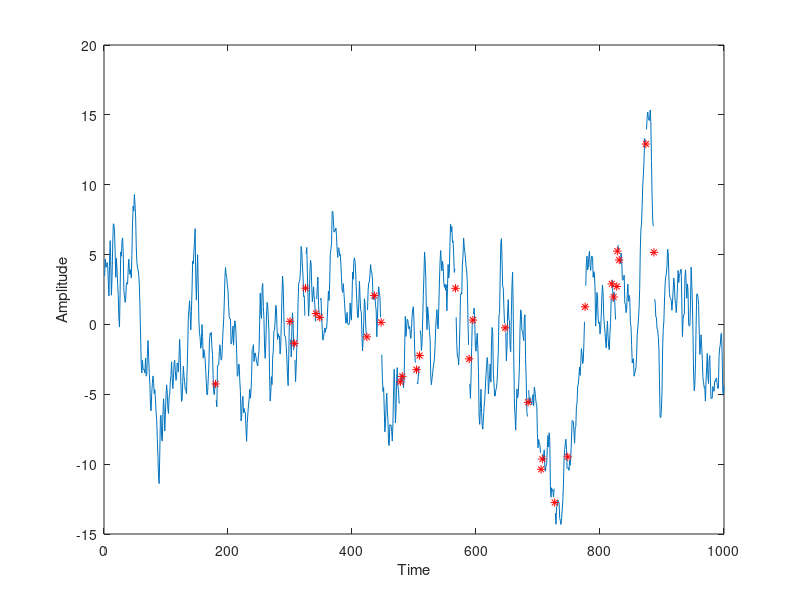

This figure's MATLAB source: (Note: this script raises an error after producing the figure.)
%
% Time series analysis
% Lund University
%
% Example code 23: Estimating the unknown parameters of an ARMA process
% using the Kalman filter with missing samples.
%
% Reference: 
%   "An Introduction to Time Series Modeling", 4th ed, by Andreas Jakobsson
%   Studentlitteratur, 2021
%
clear; clc;
close all;
addpath('../functions', '../data')              % Add this line to update the path

% Simulate a process.
rng(0)                                          % Set the seed (just done for the lecture!)
extraN = 100;
N  = 1000;
A0 = [1 -0.95];
C0 = [1 .5 0 -0.2];                            
e  = randn( N+extraN, 1 );
y  = filter( C0, A0, e );   y = y(extraN+1:end);
tt = 1:N;

% Insert missing samples, marked with NaN.
noNan = 30;                                     % Number of missing samples.
noVal = randi( [100 N-100], noNan, 1);          % Lets stress the system a bit.
%noVal = randi( [750 850], noNan, 1);
y0 = y;                                         % Retain the original.
y(noVal) = NaN;                                % Replace missing samples.
y1 = y;                                         % Replica to allow for modifications.

% Plot realisation.
figure
plot(y)
ylabel('Amplitude')
xlabel('Time')
if sum(isnan(y))
    hold on
    plot( tt(noVal), y0(noVal), 'r*')
    hold off
    legend('Realisation', 'Missing sample', 'Location','SW')
    title('Realisation of an ARMA-process with missing samples')
else 
    legend('Realisation', 'Location','SW')
    title('Realisation of an ARMA-process')
end
xlim([1 N])


%% Lets form the one-step prediction using the Kalman filter.
% Construct a Kalman filter that assumes the model parameters to be known.
% Note how this differs from the setup in code20, where the parameters
% where instead treated as unknown.
p0 = 1;                                         % Number of unknowns in the A polynomial.
q0 = 2;                                         % Number of unknowns in the C polynomial.

A     = eye(p0+q0);
Rw    = 1;                                      % Measurement noise covariance matrix, R_w. Note that Rw has the same dimension as Ry.
Re    = 1e-6*eye(p0+q0);                        % System noise covariance matrix, R_e. Note that Re has the same dimension as Rx_t1.
Rx_t1 = eye(p0+q0);                             % Initial covariance matrix, R_{1|0}^{x,x}
h_et  = zeros(N,1);                             % Estimated one-step prediction error.
xt    = zeros(p0+q0,N);                         % Estimated states. Intial state, x_{1|0} = 0.
yhat  = zeros(N,1);                             % Estimated output.
xStd  = zeros(p0+q0,N);                         % Stores one std for the one-step prediction.
for t=4:N                                       % We use t-3, so start at t=4.
    % Update the predicted state and the time-varying state vector.
    x_t1 = A*xt(:,t-1);                         % x_{t|t-1} = A x_{t-1|t-1}
    C    = [ -y1(t-1) h_et(t-1) h_et(t-3) ];    % Use earlier prediction errors as estimate of e_t.
    
    % Update the parameter estimates.
    Ry = C*Rx_t1*C' + Rw;                       % R_{t|t-1}^{y,y} = C R_{t|t-1}^{x,x} + Rw
    Kt = Rx_t1*C'/Ry;                           % K_t = R^{x,x}_{t|t-1} C^T inv( R_{t|t-1}^{y,y} )
    yhat(t) = C*x_t1;                           % One-step prediction, \hat{y}_{t|t-1}.

    % If a sample is missing, just retain the earlier state.
    if isnan( y(t) )
        xt(:,t) = x_t1;                         % x_{t|t} = x_{t|t-1} 
        Rx_t    = Rx_t1;                        % R^{x,x}_{t|t} = R^{x,x}_{t|t-1} 
        y1(t)   = yhat(t);                      % Replace the missing sample with the estimated value. 
    else
        h_et(t) = y(t)-yhat(t);                 % One-step prediction error, \hat{e}_t = y_t - \hat{y}_{t|t-1}
        xt(:,t) = x_t1 + Kt*( h_et(t) );        % x_{t|t} = x_{t|t-1} + K_t ( y_t -  \hat{y}_{t|t-1} ) 
        Rx_t    = Rx_t1 - Kt*Ry*Kt';            % R^{x,x}_{t|t} = R^{x,x}_{t|t-1} - K_t R_{t|t-1}^{y,y} K_t^T
    end
    Rx_t1 = A*Rx_t*A' + Re;                     % R^{x,x}_{t+1|t} = A R^{x,x}_{t|t} A^T + Re

    % Estimate a one std confidence interval of the estimated parameters.
    xStd(:,t) = sqrt( diag(Rx_t) );
end


% Show the one-step prediction. We compare with y, not y1, as the former
% retains the missing samples (this was the reason to use the y1 vector);
% this is just to illustrate the missing samples in the figure.
figure
plot(tt, [y yhat] )
xlabel('Days')
if sum(isnan(y))
    hold on
    plot( tt(noVal), y0(noVal), 'b*')
    hold off
    legend('Realisation', 'Kalman estimate', 'Missing sample', 'Location','SW')
    title('One-step prediction using the Kalman filter with missing samples')
else 
    legend('Realisation', 'Kalman estimate', 'Location','SW')
    title('One-step prediction using the Kalman filter')
end


%% Examine the estimated parameters.
trueParams = [A0(2) C0(2) C0(4)];               % These are the true parameters we seek.
figure
plotWithConf( (1:N), xt', xStd', trueParams );
title(sprintf('Estimated parameters, with Re = %7.6f and Rw = %4.3f', Re(1,1), Rw(1,1)))
xlabel('Time')
ylim([-1.5 1.5])

% Examine the final predicted parameters.
fprintf('The final values of the estimated parameters are:\n')
for k=1:length(trueParams)
    fprintf('  True value: %5.2f, estimated value: %5.2f (+/- %5.4f).\n', trueParams(k), xt(k,end), xStd(k,end) )
end 


%% Examine one-step prediction residual.
ey = y0(600:N)-yhat(600:N);                     % Ignore the initial values to let the filter converge first.
checkIfWhite( ey );

[~, pacfEst] = plotACFnPACF( ey, 40, 'One-step Kalman prediction' );
checkIfNormal( pacfEst(2:end), 'PACF' );
